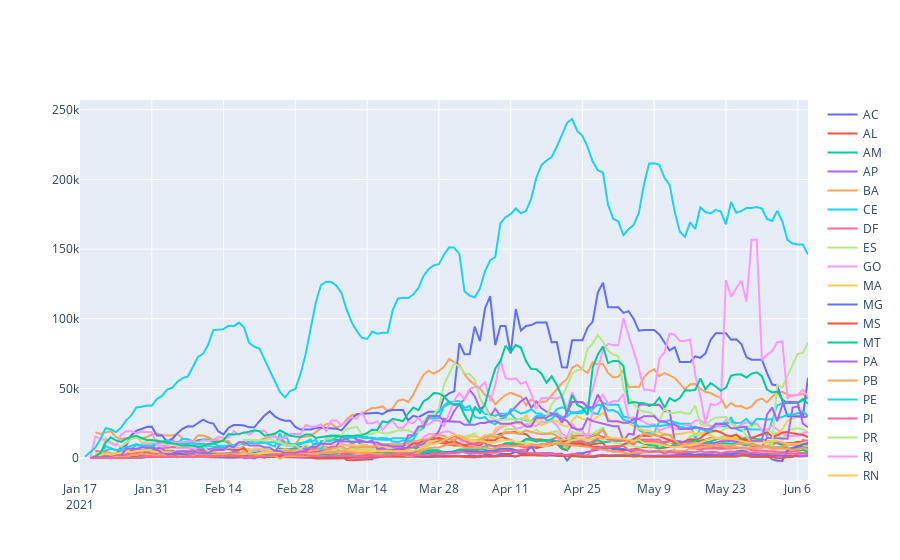

The notebook cell this image was saved under:
### Markdown cell above
### New doses administered by day, by federative unit, moving average of 7 days

### Code cell
configure_plotly_browser_state()

fig = go.Figure()
for state, _df in df[(df.state != "TOTAL") & df.vaccinated.notna()].groupby('state'):
  _df = _df.fillna(0)
  _df["vaccinated_total"] = _df["vaccinated_second"] + _df["vaccinated"]
  _df["newVaccinated_total"] = _df["vaccinated_total"].diff()
  fig.add_scatter(x=_df["date"], y = _df["newVaccinated_total"].rolling(7, min_periods=1).mean(), name=state, mode='lines')

iplot(fig)

### Figure 1 — Plotly figure (JSON) as saved in the notebook; plotly's stock layout.template omitted (floating-point values rounded to 4 significant figures; data arrays with more than 128 entries replaced by an {"elided": "..."} marker saying what was removed)
{"data": [{"y": {"elided": "141 float values"}, "x": {"elided": "141 str values"}, "type": "scatter", "mode": "lines", "name": "AC"}, {"y": {"elided": "141 float values"}, "x": {"elided": "141 str values"}, "type": "scatter", "mode": "lines", "name": "AL"}, {"y": {"elided": "142 float values"}, "x": {"elided": "142 str values"}, "type": "scatter", "mode": "lines", "name": "AM"}, {"y": {"elided": "141 float values"}, "x": {"elided": "141 str values"}, "type": "scatter", "mode": "lines", "name": "AP"}, {"y": {"elided": "141 float values"}, "x": {"elided": "141 str values"}, "type": "scatter", "mode": "lines", "name": "BA"}, {"y": {"elided": "142 float values"}, "x": {"elided": "142 str values"}, "type": "scatter", "mode": "lines", "name": "CE"}, {"y": {"elided": "141 float values"}, "x": {"elided": "141 str values"}, "type": "scatter", "mode": "lines", "name": "DF"}, {"y": {"elided": "142 float values"}, "x": {"elided": "142 str values"}, "type": "scatter", "mode": "lines", "name": "ES"}, {"y": {"elided": "142 float values"}, "x": {"elided": "142 str values"}, "type": "scatter", "mode": "lines", "name": "GO"}, {"y": {"elided": "142 float values"}, "x": {"elided": "142 str values"}, "type": "scatter", "mode": "lines", "name": "MA"}, {"y": {"elided": "142 float values"}, "x": {"elided": "142 str values"}, "type": "scatter", "mode": "lines", "name": "MG"}, {"y": {"elided": "142 float values"}, "x": {"elided": "142 str values"}, "type": "scatter", "mode": "lines", "name": "MS"}, {"y": {"elided": "142 float values"}, "x": {"elided": "142 str values"}, "type": "scatter", "mode": "lines", "name": "MT"}, {"y": {"elided": "141 float values"}, "x": {"elided": "141 str values"}, "type": "scatter", "mode": "lines", "name": "PA"}, {"y": {"elided": "141 float values"}, "x": {"elided": "141 str values"}, "type": "scatter", "mode": "lines", "name": "PB"}, {"y": {"elided": "142 float values"}, "x": {"elided": "142 str values"}, "type": "scatter", "mode": "lines", "name": "PE"}, {"y": {"elided": "142 float values"}, "x": {"elided": "142 str values"}, "type": "scatter", "mode": "lines", "name": "PI"}, {"y": {"elided": "142 float values"}, "x": {"elided": "142 str values"}, "type": "scatter", "mode": "lines", "name": "PR"}, {"y": {"elided": "142 float values"}, "x": {"elided": "142 str values"}, "type": "scatter", "mode": "lines", "name": "RJ"}, {"y": {"elided": "141 float values"}, "x": {"elided": "141 str values"}, "type": "scatter", "mode": "lines", "name": "RN"}, {"y": {"elided": "141 float values"}, "x": {"elided": "141 str values"}, "type": "scatter", "mode": "lines", "name": "RO"}, {"y": {"elided": "141 float values"}, "x": {"elided": "141 str values"}, "type": "scatter", "mode": "lines", "name": "RR"}, {"y": {"elided": "142 float values"}, "x": {"elided": "142 str values"}, "type": "scatter", "mode": "lines", "name": "RS"}, {"y": {"elided": "142 float values"}, "x": {"elided": "142 str values"}, "type": "scatter", "mode": "lines", "name": "SC"}, {"y": {"elided": "141 float values"}, "x": {"elided": "141 str values"}, "type": "scatter", "mode": "lines", "name": "SE"}, {"y": {"elided": "143 float values"}, "x": {"elided": "143 str values"}, "type": "scatter", "mode": "lines", "name": "SP"}, {"y": {"elided": "142 float values"}, "x": {"elided": "142 str values"}, "type": "scatter", "mode": "lines", "name": "TO"}], "layout": {}}
